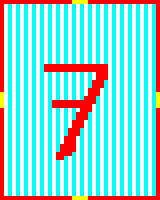

This is a level from a 2D game, rendered from its Tiled map with the project's own tilesets. A one-line summary and the complete map file follow:
An orthogonal 40x50 tile map with 4x4 px tiles, 1 tile layer (map).

<map version="1.0" orientation="orthogonal" renderorder="right-down" width="40" height="50" tilewidth="4" tileheight="4" nextobjectid="1">
 <tileset firstgid="1" name="tiles" tilewidth="4" tileheight="4">
  <image source="../assets/tiles.png" width="24" height="24" />
 </tileset>
 <layer name="map" width="40" height="50">
  <data encoding="csv">
1,1,1,1,1,1,1,1,1,1,1,1,1,1,1,1,1,1,30,30,30,30,1,1,1,1,1,1,1,1,1,1,1,1,1,1,1,1,1,1,
1,33,34,33,34,33,34,33,34,33,34,33,34,33,34,33,34,33,34,33,34,33,34,33,34,33,34,33,34,33,34,33,34,33,34,33,34,33,34,1,
1,33,34,33,34,33,34,33,34,33,34,33,34,33,34,33,34,33,34,33,34,33,34,33,34,33,34,33,34,33,34,33,34,33,34,33,34,33,34,1,
1,33,34,33,34,33,34,33,34,33,34,33,34,33,34,33,34,33,34,33,34,33,34,33,34,33,34,33,34,33,34,33,34,33,34,33,34,33,34,1,
1,33,34,33,34,33,34,33,34,33,34,33,34,33,34,33,34,33,34,33,34,33,34,33,34,33,34,33,34,33,34,33,34,33,34,33,34,33,34,1,
1,33,34,33,34,33,34,33,34,33,34,33,34,33,34,33,34,33,34,33,34,33,34,33,34,33,34,33,34,33,34,33,34,33,34,33,34,33,34,1,
1,33,34,33,34,33,34,33,34,33,34,33,34,33,34,33,34,33,34,33,34,33,34,33,34,33,34,33,34,33,34,33,34,33,34,33,34,33,34,1,
1,33,34,33,34,33,34,33,34,33,34,33,34,33,34,33,34,33,34,33,34,33,34,33,34,33,34,33,34,33,34,33,34,33,34,33,34,33,34,1,
1,33,34,33,34,33,34,33,34,33,34,33,34,33,34,33,34,33,34,33,34,33,34,33,34,33,34,33,34,33,34,33,34,33,34,33,34,33,34,1,
1,33,34,33,34,33,34,33,34,33,34,33,34,33,34,33,34,33,34,33,34,33,34,33,34,33,34,33,34,33,34,33,34,33,34,33,34,33,34,1,
1,33,34,33,34,33,34,33,34,33,34,33,34,33,34,33,34,33,34,33,34,33,34,33,34,33,34,33,34,33,34,33,34,33,34,33,34,33,34,1,
1,33,34,33,34,33,34,33,34,33,34,33,34,33,34,33,34,33,34,33,34,33,34,33,34,33,34,33,34,33,34,33,34,33,34,33,34,33,34,1,
1,33,34,33,34,33,34,33,34,33,34,33,34,33,34,33,34,33,34,33,34,33,34,33,34,33,34,33,34,33,34,33,34,33,34,33,34,33,34,1,
1,33,34,33,34,33,34,33,34,33,34,33,34,33,34,33,34,33,34,33,34,33,34,33,34,33,34,33,34,33,34,33,34,33,34,33,34,33,34,1,
1,33,34,33,34,33,34,33,34,33,34,33,34,33,34,33,34,33,34,33,34,33,34,33,34,33,34,33,34,33,34,33,34,33,34,33,34,33,34,1,
1,33,34,33,34,33,34,33,34,33,34,33,34,33,34,33,34,33,34,33,34,33,34,33,34,33,34,33,34,33,34,33,34,33,34,33,34,33,34,1,
1,33,34,33,34,33,34,33,34,33,34,3,3,3,3,3,3,3,3,3,3,3,3,3,3,3,3,33,34,33,34,33,34,33,34,33,34,33,34,1,
1,33,34,33,34,33,34,33,34,33,34,3,3,3,3,3,3,3,3,3,3,3,3,3,3,3,3,33,34,33,34,33,34,33,34,33,34,33,34,1,
1,33,34,33,34,33,34,33,34,33,34,33,34,33,34,33,34,33,34,33,34,33,34,33,3,3,3,33,34,33,34,33,34,33,34,33,34,33,34,1,
1,33,34,33,34,33,34,33,34,33,34,33,34,33,34,33,34,33,34,33,34,33,34,33,3,3,3,33,34,33,34,33,34,33,34,33,34,33,34,1,
1,33,34,33,34,33,34,33,34,33,34,33,34,33,34,33,34,33,34,33,34,33,34,3,3,3,34,33,34,33,34,33,34,33,34,33,34,33,34,1,
1,33,34,33,34,33,34,33,34,33,34,33,34,33,34,33,34,33,34,33,34,33,34,3,3,3,34,33,34,33,34,33,34,33,34,33,34,33,34,1,
1,33,34,33,34,33,34,33,34,33,34,33,34,33,34,33,34,33,34,33,34,33,3,3,3,33,34,33,34,33,34,33,34,33,34,33,34,33,34,1,
30,33,34,33,34,33,34,33,34,33,34,33,34,33,34,33,34,33,34,33,34,33,3,3,3,33,34,33,34,33,34,33,34,33,34,33,34,33,34,30,
30,33,34,33,34,33,34,33,34,33,34,33,34,33,34,33,34,33,34,33,34,3,3,3,34,33,34,33,34,33,34,33,34,33,34,33,34,33,34,30,
30,33,34,33,34,33,34,33,34,33,34,33,34,3,3,3,3,3,3,3,3,3,3,3,34,33,34,33,34,33,34,33,34,33,34,33,34,33,34,30,
30,33,34,33,34,33,34,33,34,33,34,33,34,3,3,3,3,3,3,3,3,3,3,33,34,33,34,33,34,33,34,33,34,33,34,33,34,33,34,30,
1,33,34,33,34,33,34,33,34,33,34,33,34,33,34,33,34,33,34,33,3,3,3,33,34,33,34,33,34,33,34,33,34,33,34,33,34,33,34,1,
1,33,34,33,34,33,34,33,34,33,34,33,34,33,34,33,34,33,34,3,3,3,34,33,34,33,34,33,34,33,34,33,34,33,34,33,34,33,34,1,
1,33,34,33,34,33,34,33,34,33,34,33,34,33,34,33,34,33,34,3,3,3,34,33,34,33,34,33,34,33,34,33,34,33,34,33,34,33,34,1,
1,33,34,33,34,33,34,33,34,33,34,33,34,33,34,33,34,33,3,3,3,33,34,33,34,33,34,33,34,33,34,33,34,33,34,33,34,33,34,1,
1,33,34,33,34,33,34,33,34,33,34,33,34,33,34,33,34,33,3,3,3,33,34,33,34,33,34,33,34,33,34,33,34,33,34,33,34,33,34,1,
1,33,34,33,34,33,34,33,34,33,34,33,34,33,34,33,34,3,3,3,34,33,34,33,34,33,34,33,34,33,34,33,34,33,34,33,34,33,34,1,
1,33,34,33,34,33,34,33,34,33,34,33,34,33,34,33,34,3,3,3,34,33,34,33,34,33,34,33,34,33,34,33,34,33,34,33,34,33,34,1,
1,33,34,33,34,33,34,33,34,33,34,33,34,33,34,33,3,3,3,33,34,33,34,33,34,33,34,33,34,33,34,33,34,33,34,33,34,33,34,1,
1,33,34,33,34,33,34,33,34,33,34,33,34,33,34,33,3,3,3,33,34,33,34,33,34,33,34,33,34,33,34,33,34,33,34,33,34,33,34,1,
1,33,34,33,34,33,34,33,34,33,34,33,34,33,34,3,3,3,3,33,34,33,34,33,34,33,34,33,34,33,34,33,34,33,34,33,34,33,34,1,
1,33,34,33,34,33,34,33,34,33,34,33,34,33,34,3,3,3,3,33,34,33,34,33,34,33,34,33,34,33,34,33,34,33,34,33,34,33,34,1,
1,33,34,33,34,33,34,33,34,33,34,33,34,33,3,3,3,3,34,33,34,33,34,33,34,33,34,33,34,33,34,33,34,33,34,33,34,33,34,1,
1,33,34,33,34,33,34,33,34,33,34,33,34,33,3,3,34,33,34,33,34,33,34,33,34,33,34,33,34,33,34,33,34,33,34,33,34,33,34,1,
1,33,34,33,34,33,34,33,34,33,34,33,34,33,34,33,34,33,34,33,34,33,34,33,34,33,34,33,34,33,34,33,34,33,34,33,34,33,34,1,
1,33,34,33,34,33,34,33,34,33,34,33,34,33,34,33,34,33,34,33,34,33,34,33,34,33,34,33,34,33,34,33,34,33,34,33,34,33,34,1,
1,33,34,33,34,33,34,33,34,33,34,33,34,33,34,33,34,33,34,33,34,33,34,33,34,33,34,33,34,33,34,33,34,33,34,33,34,33,34,1,
1,33,34,33,34,33,34,33,34,33,34,33,34,33,34,33,34,33,34,33,34,33,34,33,34,33,34,33,34,33,34,33,34,33,34,33,34,33,34,1,
1,33,34,33,34,33,34,33,34,33,34,33,34,33,34,33,34,33,34,33,34,33,34,33,34,33,34,33,34,33,34,33,34,33,34,33,34,33,34,1,
1,33,34,33,34,33,34,33,34,33,34,33,34,33,34,33,34,33,34,33,34,33,34,33,34,33,34,33,34,33,34,33,34,33,34,33,34,33,34,1,
1,33,34,33,34,33,34,33,34,33,34,33,34,33,34,33,34,33,34,33,34,33,34,33,34,33,34,33,34,33,34,33,34,33,34,33,34,33,34,1,
1,33,34,33,34,33,34,33,34,33,34,33,34,33,34,33,34,33,34,33,34,33,34,33,34,33,34,33,34,33,34,33,34,33,34,33,34,33,34,1,
1,33,34,33,34,33,34,33,34,33,34,33,34,33,34,33,34,33,34,33,34,33,34,33,34,33,34,33,34,33,34,33,34,33,34,33,34,33,34,1,
1,1,1,1,1,1,1,1,1,1,1,1,1,1,1,1,1,1,30,30,30,30,1,1,1,1,1,1,1,1,1,1,1,1,1,1,1,1,1,1
</data>
 </layer>
</map>
